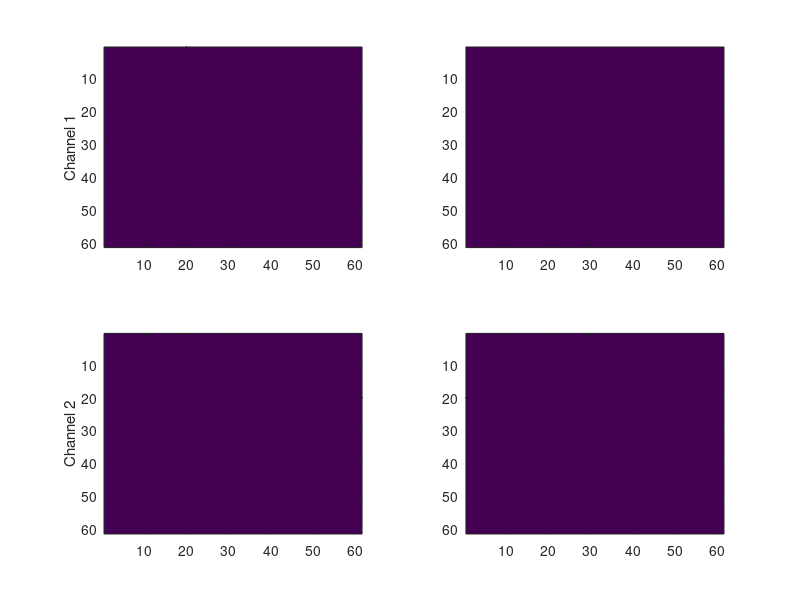

This figure's MATLAB source: (Note: this script raises an error after producing the figure.)
clear all
close all
clc
cd ('C:\Users\sbbk034\OneDrive - City, University of London\Documents\GitHub\RingFluorescence\CODE')
%%

baseDir         = 'C:\Users\sbbk034\OneDrive - City, University of London\Documents\GitHub\RingFluorescence\Dataset_One_Whole\';
dir1            = dir (strcat(baseDir,'*_c0001.tif'));
dir2            = dir (strcat(baseDir,'*_c0002.tif'));

load('Dataset_One_Tracks_2023_12_04.mat')
load('Dataset_One_Tracks_2023_12_13.mat')
%%

t64             = Dataset_One_Tracks_2023_12_04(Dataset_One_Tracks_2023_12_04(:,3)==64,:);
t55             = Dataset_One_Tracks_2023_12_04(Dataset_One_Tracks_2023_12_04(:,3)==55,:);
[~,index64]     = sort(t64(:,9),'ascend');
[~,index55]     = sort(t55(:,9),'ascend');

t64B            = t64(index64,:);
t55B            = t55(index55,:);

t64B(:,5:6)     = t64B(:,5:6)/0.1729938;
t55B(:,5:6)     = t55B(:,5:6)/0.1729938;


[xx_t,yy_t]         = meshgrid(-30:30,-30:30);
angle_view          = angle(xx_t+1i*yy_t);
distance_view       = sqrt(xx_t.^2+yy_t.^2);
% Set the dimensions of the ring
dimensionsRing                          = [0 6];
ring                = (distance_view>dimensionsRing(1)).*(distance_view<dimensionsRing(2));


max_time            =max(max(t64B(:,9)),max(t55B(:,9)) );
%% process T64 


h1=figure(1);
clf
h221 = subplot(221);
i221 = imagesc(zeros(61)); caxis([1 15000])
ht = title('');
hy1 = ylabel('Channel 1');
h222 = subplot(222);
i222 = imagesc(zeros(61)); caxis([1 15000])

ht2 = title('');

h223 = subplot(223);
i223 = imagesc(zeros(61)); caxis([1 15000])

hy2 = ylabel('Channel 2');
h224 = subplot(224);
i224 = imagesc(zeros(61)); caxis([1 15000])
%%

    % caxis([1 15000])
    % title(strcat('Frame =',num2str(counterT)))
    % subplot(222)
    % imagesc(channel_1_ring)
    % caxis([1 15000])
    % colorbar
    % subplot(223)
    % imagesc(channel_2_crop)
    % caxis([1 15000])
    % title(strcat('Frame =',num2str(counterT)))
    % subplot(224)
    % imagesc(channel_2_ring)
    % caxis([1 15000])

clear F;

max_time            = size(t64B,1);
for counterT = 1 :max_time
    disp(counterT)
    currentFrame    = t64B(counterT,9);
    channel_1       = double(imread(strcat(baseDir,dir1(currentFrame+1).name)));
    channel_2       = double(imread(strcat(baseDir,dir2(currentFrame+1).name)));

    %combined(:,:,1)     = channel_1/max(channel_1(:));
    %combined(:,:,2)     = channel_2/max(channel_2(:));
    %combined(1,1,3)     = 0;

    %imagesc(combined)
    %
    cc                  = round(t64B(counterT,5)-30:t64B(counterT,5)+30);
    rr                  = round(t64B(counterT,6)-30:t64B(counterT,6)+30);
    channel_1_crop      = channel_1(rr,cc);
    channel_2_crop      = channel_2(rr,cc);
    channel_1_ring      = ring .* channel_1_crop;
    channel_2_ring      = ring .* channel_2_crop;
    i221.CData          = channel_1_crop;
    i222.CData          = channel_1_ring;
    i223.CData          = channel_2_crop;
    i224.CData          = channel_2_ring;
    ht.String =strcat('Iteration =',num2str(counterT));
    ht2.String =strcat('Time Frame =',num2str(currentFrame));    
    % %subplot(221)
    % imagesc(channel_1_crop)
    % caxis([1 15000])

    % title(strcat('Frame =',num2str(counterT)))
    % subplot(222)
    % imagesc(channel_1_ring)
    % caxis([1 15000])
    % colorbar
    % subplot(223)
    % imagesc(channel_2_crop)
    % caxis([1 15000])
    % title(strcat('Frame =',num2str(counterT)))
    % subplot(224)
    % imagesc(channel_2_ring)
    % caxis([1 15000])
    % colorbar
    % 
     drawnow
    F(counterT) = getframe(h1);
    %pause(0.1)

    for counterA=-pi:0.3:pi
        %intensityPerAngle = channel_1_ring.*((angle_view>counterA).*(angle_view<(counterA+0.3)));
        %intensityPerAngle = channel_1_ring.*((angle_viewC>counterA).*(angle_viewC<(counterA+0.3)));
        intensityPerAngle_1 = channel_1_ring.*((angle_view>counterA).*(angle_view<(counterA+0.3)));
        IntensityPerAngleT_1(round(1+10*(pi+(counterA))/3)) = max(intensityPerAngle_1(:));
        intensityPerAngle_2 = channel_2_ring.*((angle_view>counterA).*(angle_view<(counterA+0.3)));
        IntensityPerAngleT_2(round(1+10*(pi+(counterA))/3)) = max(intensityPerAngle_2(:));
    end
    Intensity_OverTime_64_1(currentFrame,: ) =IntensityPerAngleT_1;
    Intensity_OverTime_64_2(currentFrame,: ) =IntensityPerAngleT_2;

    for counterD = 1 : max(dimensionsRing )
        intensityPerDistance(counterD) = sum(sum(channel_2_ring.*(round(distance_view)==counterD) ));
    end
    Intensity_OverTime_64_3(currentFrame,: ) =intensityPerDistance;
end
%%
 v = VideoWriter('Track64_video_6_2023_12_13', 'MPEG-4');
            open(v);
            writeVideo(v,F);
            close(v);


%% process T55 

clear F;
max_time            = size(t55B,1);
for counterT = 1 :max_time
    disp(counterT)
    currentFrame    = t55B(counterT,9);
    channel_1       = double(imread(strcat(baseDir,dir1(currentFrame+1).name)));
    channel_2       = double(imread(strcat(baseDir,dir2(currentFrame+1).name)));

    %combined(:,:,1)     = channel_1/max(channel_1(:));
    %combined(:,:,2)     = channel_2/max(channel_2(:));
    %combined(1,1,3)     = 0;

    %imagesc(combined)
    %
    cc                  = round(t55B(counterT,5)-30:t55B(counterT,5)+30);
    rr                  = round(t55B(counterT,6)-30:t55B(counterT,6)+30);
    channel_1_crop      = channel_1(rr,cc);
    channel_2_crop      = channel_2(rr,cc);
    channel_1_ring      = ring .* channel_1_crop;
    channel_2_ring      = ring .* channel_2_crop;

    i221.CData          = channel_1_crop;
    i222.CData          = channel_1_ring;
    i223.CData          = channel_2_crop;
    i224.CData          = channel_2_ring;
    ht.String =strcat('Iteration =',num2str(counterT));
    ht2.String =strcat('Time Frame =',num2str(currentFrame));    

         drawnow
      %    pause(0.02)
    F(counterT) = getframe(h1);
    for counterA=-pi:0.3:pi
        %intensityPerAngle = channel_1_ring.*((angle_view>counterA).*(angle_view<(counterA+0.3)));
        %intensityPerAngle = channel_1_ring.*((angle_viewC>counterA).*(angle_viewC<(counterA+0.3)));
        intensityPerAngle_1 = channel_1_ring.*((angle_view>counterA).*(angle_view<(counterA+0.3)));
        IntensityPerAngleT_1(round(1+10*(pi+(counterA))/3)) = max(intensityPerAngle_1(:));
        intensityPerAngle_2 = channel_2_ring.*((angle_view>counterA).*(angle_view<(counterA+0.3)));
        IntensityPerAngleT_2(round(1+10*(pi+(counterA))/3)) = max(intensityPerAngle_2(:));
    end
    Intensity_OverTime_55_1(currentFrame,: ) =IntensityPerAngleT_1;
    Intensity_OverTime_55_2(currentFrame,: ) =IntensityPerAngleT_2;

    for counterD = 1 : max(dimensionsRing )
        intensityPerDistance(counterD) = sum(sum(channel_2_ring.*(round(distance_view)==counterD) ));
    end
    Intensity_OverTime_55_3(currentFrame,: ) =intensityPerDistance;

end
%%

 v = VideoWriter('Track55_video_6_2023_12_13', 'MPEG-4');
            open(v);
            writeVideo(v,F);
            close(v);

%% Post process:
% 1 Filter
Intensity_OverTime_55_1_LPF = imfilter(Intensity_OverTime_55_1,ones(5,5)/25,'replicate');
Intensity_OverTime_55_2_LPF = imfilter(Intensity_OverTime_55_2,ones(5,5)/25,'replicate');
Intensity_OverTime_64_1_LPF = imfilter(Intensity_OverTime_64_1,ones(5,5)/25,'replicate');
Intensity_OverTime_64_2_LPF = imfilter(Intensity_OverTime_64_2,ones(5,5)/25,'replicate');

Intensity_OverTime_55_1_LPF(Intensity_OverTime_55_1==0)=nan;
Intensity_OverTime_55_2_LPF(Intensity_OverTime_55_2==0)=nan;
Intensity_OverTime_64_1_LPF(Intensity_OverTime_64_1==0)=nan;
Intensity_OverTime_64_2_LPF(Intensity_OverTime_64_2==0)=nan;

%% Display

startpoint = 5*60/3.56;

h1 = figure(11);
h2 = gca;
h3 = mesh(Intensity_OverTime_64_1_LPF);
axis tight;
h1.Position = [400  400  900  350];
h2.View = [110 60];
set(gca,'xtick',1:3:21)
set(gca,'xticklabel',num2str(linspace(-3.14,3.14,7)',3))
%h2.YTick = 20:50:1700;
%h2.YTickLabel = round((h2.YTick)*3.56/60);
h2.YTick = startpoint:5*(60/3.56):1700;
h2.YTickLabel = round((h2.YTick-200)*3.56/60);
xlabel('angle')
ylabel('time [min]')
zlabel('intensity')
title('Track 64, Ch 1')
 colormap hot
%%

h1 = figure(12);
h2 = gca;
h3 = mesh(Intensity_OverTime_64_2_LPF);
axis tight;
h1.Position = [400  400  900  350];
h2.View = [110 60];
set(gca,'xtick',1:3:21)
set(gca,'xticklabel',num2str(linspace(-3.14,3.14,7)',3))
%h2.YTick = 20:50:1700;
%h2.YTickLabel = round((h2.YTick)*3.56/60);
h2.YTick = startpoint:5*(60/3.56):1700;
h2.YTickLabel = round((h2.YTick)*3.56/60);
xlabel('angle')
ylabel('time')
zlabel('intensity')
title('Track 64, Ch 2')
set(gca,'xticklabel',num2str(linspace(-3.14,3.14,7)',3))
xlabel('angle')
ylabel('time [min]')
zlabel('intensity')
 colormap hot

%%
h1 = figure(13);
h2 = gca;
h3 = mesh(Intensity_OverTime_55_1_LPF);
axis tight;
h1.Position = [400  400  900  350];
h2.View = [110 60];
set(gca,'xtick',1:3:21)
set(gca,'xticklabel',num2str(linspace(-3.14,3.14,7)',3))
%h2.YTick = 20:50:1700;
%h2.YTickLabel = round((h2.YTick)*3.56/60);
h2.YTick = startpoint:5*(60/3.56):1700;
h2.YTickLabel = round((h2.YTick-65)*3.56/60);
xlabel('angle')
ylabel('time')
zlabel('intensity')
title('Track 55, Ch 1')
set(gca,'xticklabel',num2str(linspace(-3.14,3.14,7)',3))
xlabel('angle')
ylabel('time [min]')
zlabel('intensity')
 colormap hot
%%

h1 = figure(14);
h2 = gca;
h3 = mesh(Intensity_OverTime_55_2_LPF);
axis tight;
h1.Position = [400  400  900  350];
h2.View = [110 60];
set(gca,'xtick',1:3:21)
set(gca,'xticklabel',num2str(linspace(-3.14,3.14,7)',3))
%h2.YTick = 60:(60/3.56):1700;
%h2.YTickLabel = round((h2.YTick)*3.56/60);
h2.YTick = startpoint:5*(60/3.56):1700;
h2.YTickLabel = round((h2.YTick)*3.56/60);xlabel('angle')
ylabel('time')
zlabel('intensity')
title('Track 55, Ch 2')
set(gca,'xticklabel',num2str(linspace(-3.14,3.14,7)',3))
xlabel('angle')
ylabel('time [min]')
zlabel('intensity')
 colormap hot

%%

h1 = figure(15);
h2 = gca;
h3 = mesh(Intensity_OverTime_64_3(:,end:-1:1));
axis tight;
h1.Position = [400  400  900  350];
h2.View = [100 30];
%set(gca,'xtick',1:3:21)
%set(gca,'xticklabel',num2str(linspace(-3.14,3.14,7)',3))
xlabel('angle')
ylabel('time')
zlabel('intensity')
title('Track 64, Ch 2')
%set(gca,'xticklabel',num2str(linspace(-3.14,3.14,7)',3))
xlabel('angle')
ylabel('time')
zlabel('intensity')
% h2.YTick = 20:50:1700;
%  h2.YTickLabel = round((h2.YTick-665)*3.56/60);
h1 = figure(16);
h2 = gca;
h3 = mesh(Intensity_OverTime_55_3(:,end:-1:1));
axis tight;
h1.Position = [400  400  900  350];
h2.View = [100 30];
%set(gca,'xtick',1:3:21)
%set(gca,'xticklabel',num2str(linspace(-3.14,3.14,7)',3))
xlabel('angle')
ylabel('time')
zlabel('intensity')
title('Track 55, Ch 2')
%set(gca,'xticklabel',num2str(linspace(-3.14,3.14,7)',3))
xlabel('angle')
ylabel('time')
zlabel('intensity')
% h2.YTick = 20:50:1700;
% h2.YTickLabel = round((h2.YTick-665)*3.56/60);
%%


% 
% 
% a=imread('Dataset_One_Whole_t0100_c0001.tif');
% b=imread('C:\Users\sbbk034\OneDrive - City, University of London\Documents\GitHub\RingFluorescence\Dataset_One_Whole\Dataset_One_Whole_t0100_c0002.tif');
% imagesc(b+a)
% 
% 
% imagesc(b+a)
% hold
% plot3(t64(index64,5)/0.1729938,t64(index64,6)/0.1729938,t64(index64,9),'m-.')
% plot3(t55(index55,5)/0.1729938,t55(index55,6)/0.1729938,t55(index55,9),'c-.')
